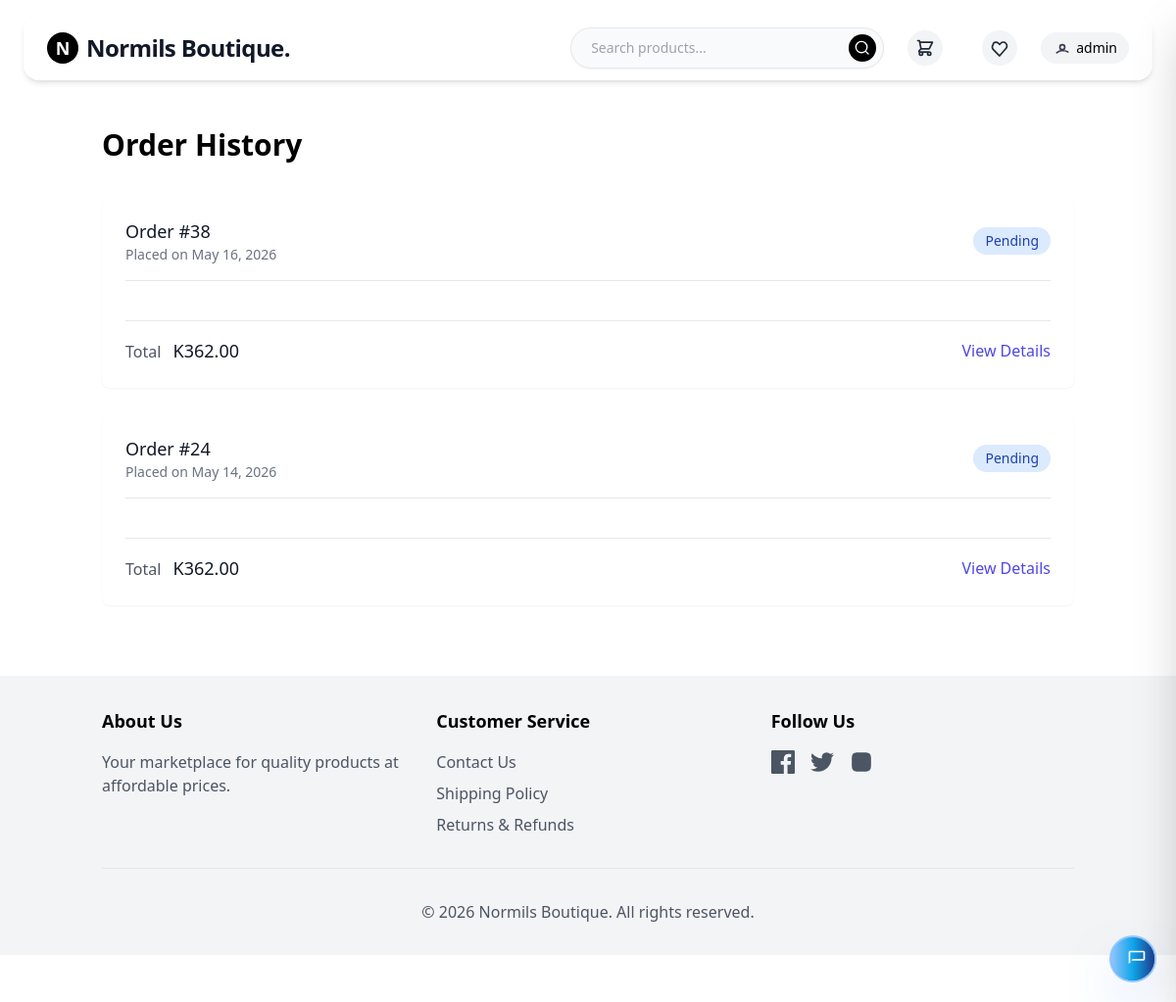
Before: /order-history/ (signed in) with the older database file.
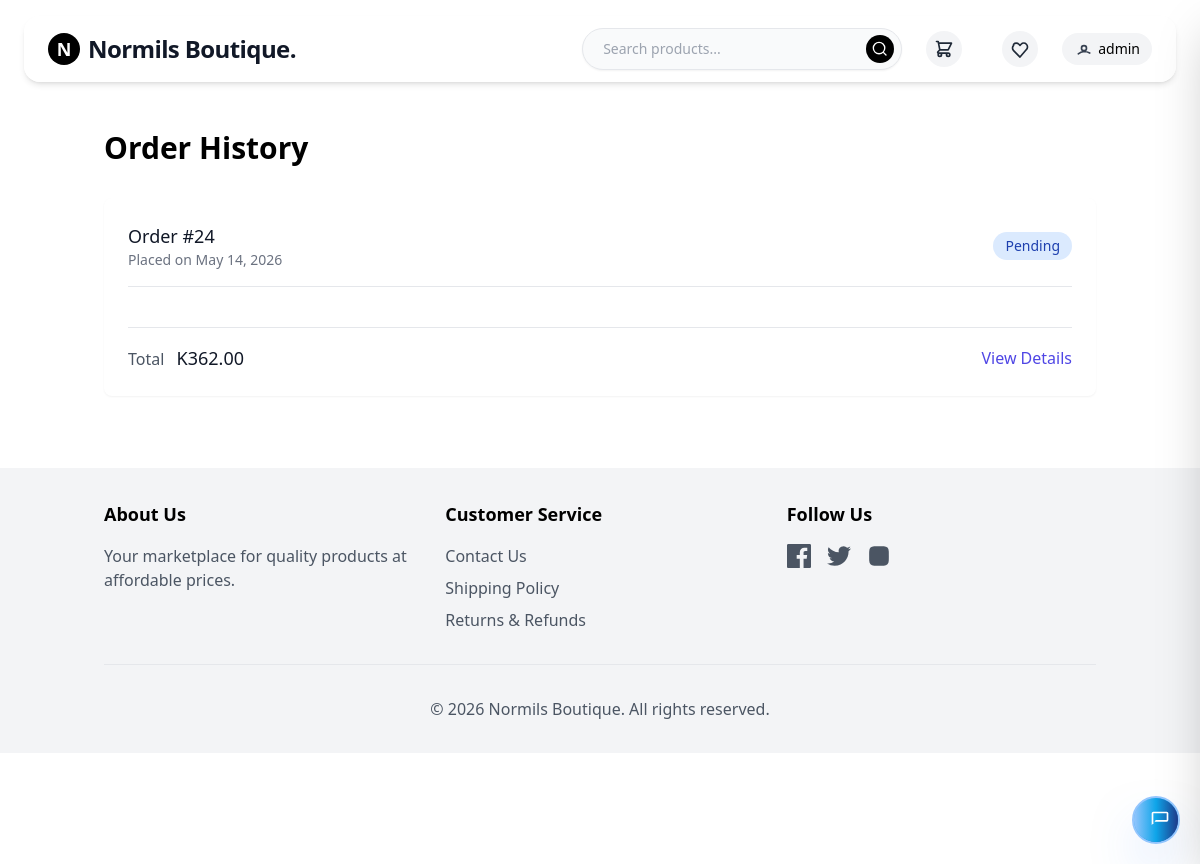
After: the same page with the newer database file.
### store/models.py (models this page shows, shortened)
class Order(models.Model):
    STATUS_CHOICES = (
        ('pending', 'Pending'),
        ('processing', 'Processing'),
        ('shipped', 'Shipped'),
        ('delivered', 'Delivered'),
        ('cancelled', 'Cancelled'),
    )
    PAYMENT_STATUS_CHOICES = (
        ('pending', 'Pending'),
        ('processing', 'Processing'),
        ('completed', 'Completed'),
        ('failed', 'Failed'),
        ('refunded', 'Refunded'),
    )
    PAYMENT_METHOD_CHOICES = (
        ('mobile_money', 'Mobile Money'),
        ('card', 'Credit/Debit Card'),
        ('cash', 'Cash on Delivery'),
    )
    user = models.ForeignKey(User, on_delete=models.CASCADE, related_name='orders')
    store = models.ForeignKey(Store, on_delete=models.CASCADE, null=True, blank=True)
    first_name = models.CharField(max_length=100)
    last_name = models.CharField(max_length=100)
    email = models.EmailField()
    address = models.CharField(max_length=250)
    city = models.CharField(max_length=100)
    postal_code = models.CharField(max_length=20)
    phone = models.CharField(max_length=20)
    created = models.DateTimeField(auto_now_add=True)
    updated = models.DateTimeField(auto_now=True)
    status = models.CharField(max_length=20, choices=STATUS_CHOICES, default='pending')
    subtotal = models.DecimalField(max_digits=10, decimal_places=2)
    shipping = models.DecimalField(max_digits=10, decimal_places=2)
    tax = models.DecimalField(max_digits=10, decimal_places=2)
    total = models.DecimalField(max_digits=10, decimal_places=2)
    payment_method = models.CharField(max_length=20, choices=PAYMENT_METHOD_CHOICES, default='cash')
    payment_status = models.CharField(max_length=20, choices=PAYMENT_STATUS_CHOICES, default='pending')
    payment_reference = models.CharField(max_length=100, blank=True, null=True)
    payment_details = models.JSONField(blank=True, null=True)
    delivered_at = models.DateTimeField(null=True, blank=True)  # Timestamp when the order is delivered
    payment_confirmed = models.BooleanField(default=False)  # Whether payment is confirmed
    transaction_id = models.CharField(max_length=100, unique=True, blank=True, null=True)  # Unique transaction ID
    class Meta:
        ordering = ['-created']

### store/views.py (the view)
# urls.py: path('order-history/', views.order_history, name='order_history'),
@login_required
def order_history(request):
    orders = Order.objects.filter(user=request.user)
    return render(request, 'order_history.html', {'orders': orders})

### store/context_processors.py (called while the page is built)
def cart_processor(request):
    cart = get_or_create_cart(request)
    return {'cart': cart}

### store/models.py (called while the page is built)
    @property
    def item_count(self):
        return sum(item.quantity for item in self.items.all())

### store/views.py (called while the page is built, shortened)
def get_or_create_cart(request):
    if request.user.is_authenticated:
        cart = Cart.objects.filter(user=request.user).first()
        if cart:
            return cart

### theme/templates/order_history.html (shortened to what this page needs)
{% extends 'base.html' %}
{% block content %}
<h1 class="text-3xl font-bold mb-8">Order History</h1>
{% if orders %}
<div class="space-y-6">
    {% for order in orders %}
    <div class="bg-white rounded-lg shadow-sm overflow-hidden">
        <div class="p-6">
            <div class="flex justify-between items-center mb-4">
                <div>
                    <h2 class="text-lg font-medium text-gray-900">Order #{{ order.id }}</h2>
                    <p class="text-sm text-gray-500">Placed on {{ order.created|date:"F j, Y" }}</p>
                </div>
                <span class="px-3 py-1 {% if order.status == 'delivered' %}bg-green-100 text-green-800{% elif order.status == 'cancelled' %}bg-red-100 text-red-800{% else %}bg-blue-100 text-blue-800{% endif %} rounded-full text-sm font-medium">
                    {{ order.get_status_display }}
                </span>
            </div>
            <div class="border-t border-gray-200 pt-4">
            </div>
            <div class="border-t border-gray-200 mt-6 pt-4 flex justify-between items-center">
                <div>
                    <span class="text-gray-600">Total</span>
                    <span class="ml-2 text-lg font-medium text-gray-900">K{{ order.total }}</span>
                </div>
                <a href="{% url 'order_confirmation' order.id %}" class="text-indigo-600 hover:text-indigo-800 font-medium">View Details</a>
            </div>
        </div>
    </div>
    {% endfor %}
</div>
{% endif %}
{% endblock %}

Changed rows visible on the page:
removed Order: id "38", created "May 16, 2026", status "Pending", total "362.00"
